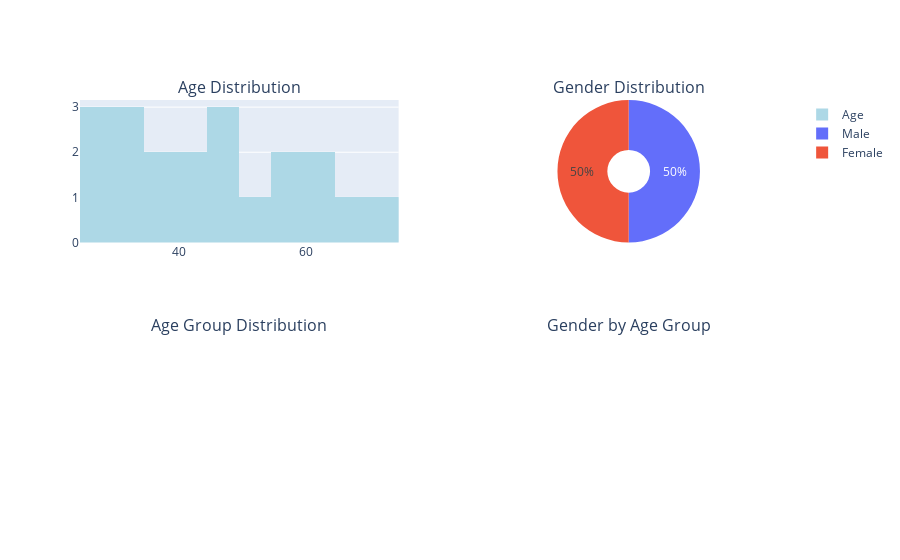

Notebook code for this chart:
### Code cell
# 2) Gender Distribution (Pie Chart)
gender_counts = df_clean['Gender'].value_counts()
fig.add_trace(
    go.Pie(labels=gender_counts.index, values=gender_counts.values, 
           name='Gender', hole=0.3),
    row=1, col=2
)

### Figure 1 — Plotly figure (JSON) as saved in the notebook; plotly's stock layout.template omitted (floating-point values rounded to 4 significant figures)
{"data": [{"marker": {"color": "lightblue"}, "name": "Age", "nbinsx": 20, "type": "histogram", "x": [45, 32, 60, 28, 50, 36, 42, 65, 30, 55, 48, 29, 70, 38, 41, 26, 58, 34, 63, 47], "xaxis": "x", "yaxis": "y"}, {"domain": {"x": [0.55, 1], "y": [0.625, 1]}, "hole": 0.3, "labels": ["Male", "Female"], "name": "Gender", "type": "pie", "values": [10, 10]}], "layout": {"annotations": [{"font": {"size": 16}, "showarrow": false, "text": "Age Distribution", "x": 0.225, "xanchor": "center", "xref": "paper", "y": 1, "yanchor": "bottom", "yref": "paper"}, {"font": {"size": 16}, "showarrow": false, "text": "Gender Distribution", "x": 0.775, "xanchor": "center", "xref": "paper", "y": 1, "yanchor": "bottom", "yref": "paper"}, {"font": {"size": 16}, "showarrow": false, "text": "Age Group Distribution", "x": 0.225, "xanchor": "center", "xref": "paper", "y": 0.375, "yanchor": "bottom", "yref": "paper"}, {"font": {"size": 16}, "showarrow": false, "text": "Gender by Age Group", "x": 0.775, "xanchor": "center", "xref": "paper", "y": 0.375, "yanchor": "bottom", "yref": "paper"}], "xaxis": {"anchor": "y", "domain": [0, 0.45]}, "xaxis2": {"anchor": "y2", "domain": [0, 0.45]}, "xaxis3": {"anchor": "y3", "domain": [0.55, 1]}, "yaxis": {"anchor": "x", "domain": [0.625, 1]}, "yaxis2": {"anchor": "x2", "domain": [0, 0.375]}, "yaxis3": {"anchor": "x3", "domain": [0, 0.375]}}}
